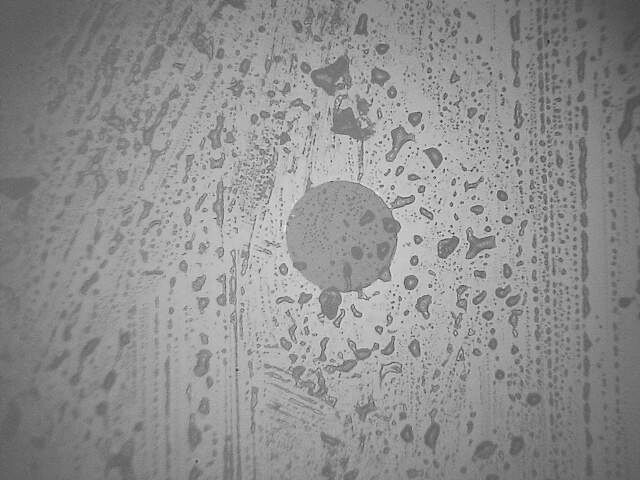
#> input picture 1.jpg, 640 x 480 px
$ python HoughCirclesDetect.py   (older library calls are emulated)
#> lines starting #> are read from the running program, lines starting #| are printed output that depends on the picture; after the words box and inside, x2 and y2 are one past the last pixel; in counts of white or black regions, pixels touching at a corner belong together; long printed decimals are rounded
#!/usr/bin/env python
# -*- coding: utf-8 -*-
# @Time    : 2018/5/10 15:15
# @Author  : zhuohf1
# @File    : HoughCirclesDetect.py

# pip install --upgrade setuptools
# pip install numpy Matplotlib
# pip install opencv-python
#pip install Pillow

#导入cv模块
import cv2
import numpy as np
import matplotlib.pyplot as plt

'''
先补充下霍夫圆变换的几个参数知识：

dp，用来检测圆心的累加器图像的分辨率于输入图像之比的倒数，且此参数允许创建一个比输入图像分辨率低的累加器。
上述文字不好理解的话，来看例子吧。例如，如果dp= 1时，累加器和输入图像具有相同的分辨率。如果dp=2，累加器便有输入图像一半那么大的宽度和高度。

minDist，为霍夫变换检测到的圆的圆心之间的最小距离，即让我们的算法能明显区分的两个不同圆之间的最小距离。
这个参数如果太小的话，多个相邻的圆可能被错误地检测成了一个重合的圆。反之，这个参数设置太大的话，某些圆就不能被检测出来了。

param1，有默认值100。它是method设置的检测方法的对应的参数。对当前唯一的方法霍夫梯度法，它表示传递给canny边缘检测算子的高阈值，而低阈值为高阈值的一半。

param2，也有默认值100。它是method设置的检测方法的对应的参数。对当前唯一的方法霍夫梯度法，它表示在检测阶段圆心的累加器阈值。它越小的话，就可以检测到更多根本不存在的圆，而它越大的话，能通过检测的圆就更加接近完美的圆形了。

minRadius，默认值0，表示圆半径的最小值。

maxRadius，也有默认值0，表示圆半径的最大值。
'''

def main():
    src_img = cv2.imread("1.jpg")
#> src_img is the input picture: shape (480, 640, 3); min 33, max 245, mean 143.3
    dst_img = src_img.copy()
    # x0, y0(240, 165)  x1, y1(392:280) ==> [y0:y1, x0:x1]
    #copyImg = src_img[150:290, 240:400]
    # 灰度图像
    gray = cv2.cvtColor(src_img, cv2.COLOR_BGR2GRAY)
    # 截取图片 rect=x240,y165,w152,h115
    size = gray.shape
#> size = (480, 640)

    # 二值化
    threshold = cv2.adaptiveThreshold(gray, 255, cv2.ADAPTIVE_THRESH_MEAN_C, cv2.THRESH_BINARY, 221, 2)
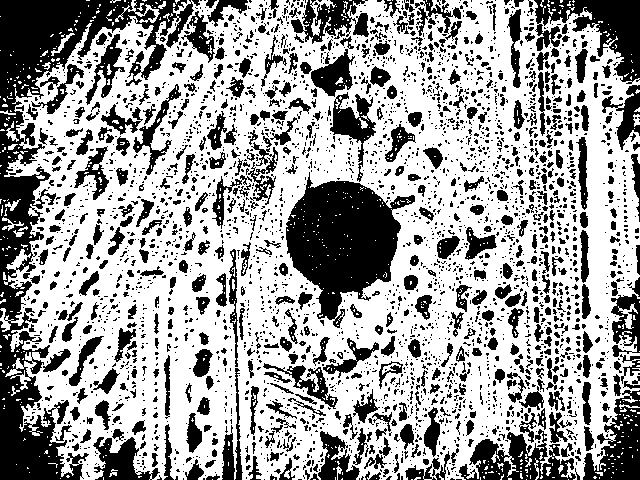
#> threshold: shape (480, 640); 63.2% white; 3288 black regions (2677 under 20 px)
    image, contours, hierarchy = cv2.findContours(threshold, cv2.RETR_TREE, cv2.CHAIN_APPROX_SIMPLE)
#> contours = 4532 contours, 3683 with area under 20; largest, box (x1, y1, x2, y2) and area: (0, 0, 640, 480) 261593, (285, 171, 416, 321) 11074, (329, 91, 377, 183) 1640, (310, 48, 356, 98) 1168, (84, 33, 126, 106) 1009
    contours2 = [x for x in contours if cv2.contourArea(x) < 100000 and cv2.contourArea(x) > 5000]
#> contours2 = 1 contour; box (x1, y1, x2, y2) and area: (285, 171, 416, 321) 11074

    copyImg = None
    for contour in contours2:
        x, y, w, h = cv2.boundingRect(contour)
        print("rect={},{},{},{}".format(x, y, w, h))
        copyImg = gray[y-5:y+h+5, x-5:x+w+5]
#> this loop made 1 pass
#> (x, y, w, h) on pass 1: (285, 171, 131, 150)
#| rect=285,171,131,150
#> pass 1, in main, `copyImg = gray[y-5:y+h+5, x-5:x+w+5]`:
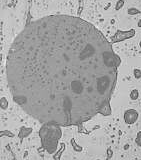
#> copyImg: shape (160, 141); min 61, max 241, mean 165.7


    #binary = copyImg#cv2.bilateralFilter(copyImg, 9, 75, 75)
    #binary = cv2.adaptiveThreshold(gray, 255, cv2.ADAPTIVE_THRESH_MEAN_C, cv2.THRESH_BINARY, 123, 2)
    #binary = cv2.medianBlur(copyImg, 1.5)
    binary = cv2.GaussianBlur(copyImg,(11,11),0)
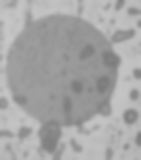
#> binary: shape (160, 141); min 123, max 199, mean 165.7

    # hough transform 主要调 1.5, 100, 130, 38, 20, 300
    circles = cv2.HoughCircles(binary, cv2.HOUGH_GRADIENT,
                       dp=1.5,       #1.5
                       minDist= 100, #100
                       param1=30,   #130
                       param2=50,    #38
                       minRadius=0,  #0
                       maxRadius=0)  #0
#> circles = [[69.75, 69.75, 63.9]]

    print("circles={}, size={}".format(circles, min(size[0]/2, size[1]/2)))
#| circles=[[[69.75     69.75     63.900]]], size=240.0
    if circles is not None and len(circles) != 0:
        circles = np.uint16(np.around(circles))
#> circles = [[70, 70, 64]]
        # 画圆
        for i in circles[0, :]:
            # draw the outer circle
            cv2.circle(copyImg, (i[0], i[1]), i[2], (0, 255, 0), 2)
            # draw the center of the circle
            cv2.circle(copyImg, (i[0], i[1]), 2, (0, 0, 255), 3)
#> this loop made 1 pass
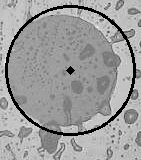
#> copyImg: shape (160, 141); 5.39% of pixels changed, all inside (x1, y1, x2, y2) = (5, 5, 136, 136)


    cv2.imshow("calc_img", copyImg)
    cv2.imshow("Dst Img", binary)  # 显示处理后的函数
    cv2.waitKey(0)
    cv2.destroyAllWindows()

if __name__ == '__main__':
    main()

$ run again, with 1111.jpg copied over 1.jpg
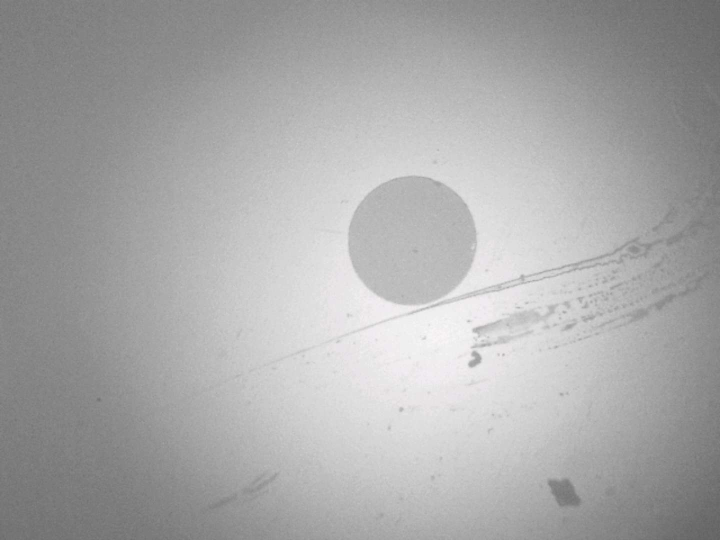
#> input picture 1111.jpg, 1440 x 1080 px (shown at 1/2 size)
#> in main, src_img is the input picture: shape (1080, 1440, 3); mean B, G, R 169, 169, 169.1
#> in main, `threshold = cv2.adaptiveThreshold(gray, 255, cv2.ADAPTIVE_THRESH_MEAN_..`:
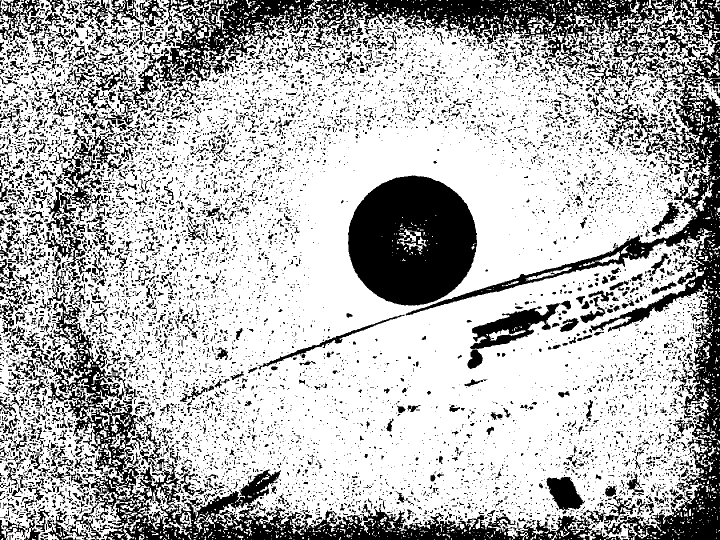
#> threshold: shape (1080, 1440) (shown at 1/2 size); 70.9% white; 9413 black regions (7486 under 20 px)
#> contours = 13458 contours, 9965 with area under 20; largest, box (x1, y1, x2, y2) and area: (0, 0, 1440, 1080) 1307538, (695, 350, 955, 612) 52802, (939, 599, 1143, 699) 7548, (98, 271, 203, 431) 4561, (1092, 953, 1171, 1022) 3339
#> contours2 = 2 contours; box (x1, y1, x2, y2) and area: (695, 350, 955, 612) 52802, (939, 599, 1143, 699) 7548
#> the loop in main, `for contour in contours2:` made 2 passes
#> (x, y, w, h) on passes 1 to 2: (939, 599, 204, 100), (695, 350, 260, 262)
#> (printed output is left out)
#> in main, `circles = cv2.HoughCircles(binary, cv2.HOUGH_GRADIENT, dp=1.5,`: circles = [[137.2, 137.2, 131]]
#| circles=[[[137.25    137.25    130.950]]], size=540.0
#> in main, `circles = np.uint16(np.around(circles))`: circles = [[137, 137, 131]]
#> the loop in main, `for i in circles[0, :]:` made 1 pass
#> after the loop in main, `for i in circles[0, :]:`:
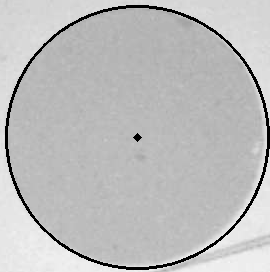
#> copyImg: shape (272, 270); min 0, max 246, mean 188.9

$ run again, with 2.jpg copied over 1.jpg
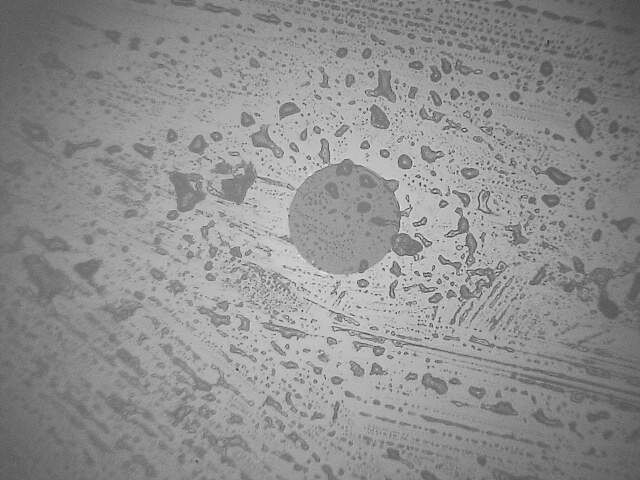
#> input picture 2.jpg, 640 x 480 px
#> in main, src_img is the input picture: shape (480, 640, 3); min 40, max 239, mean 142.8
#> in main, `threshold = cv2.adaptiveThreshold(gray, 255, cv2.ADAPTIVE_THRESH_MEAN_..`:
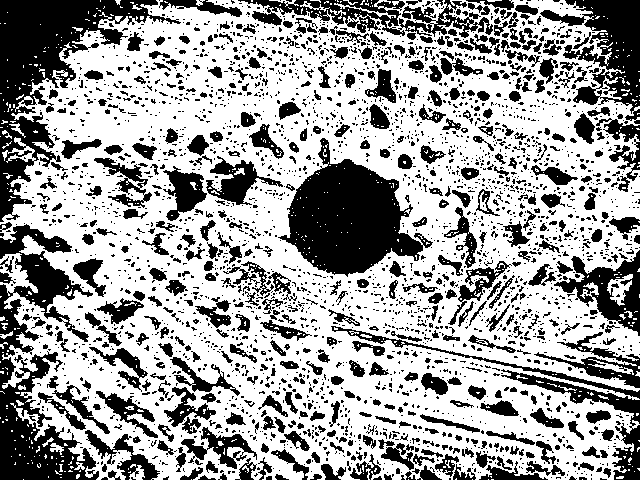
#> threshold: shape (480, 640); 63% white; 3118 black regions (2602 under 20 px)
#> contours = 4355 contours, 3618 with area under 20; largest, box (x1, y1, x2, y2) and area: (0, 0, 640, 480) 256428, (277, 137, 424, 278) 11068, (205, 155, 284, 206) 1642, (162, 165, 208, 222) 1346, (95, 390, 159, 439) 973
#> contours2 = 1 contour; box (x1, y1, x2, y2) and area: (277, 137, 424, 278) 11068
#> the loop in main, `for contour in contours2:` made 1 pass
#> (x, y, w, h) on pass 1: (277, 137, 147, 141)
#> (printed output is left out)
#> in main, `circles = cv2.HoughCircles(binary, cv2.HOUGH_GRADIENT, dp=1.5,`: circles = [[69.75, 89.25, 53.85]]
#| circles=[[[69.75     89.25     53.850]]], size=240.0
#> in main, `circles = np.uint16(np.around(circles))`: circles = [[70, 89, 54]]
#> the loop in main, `for i in circles[0, :]:` made 1 pass
#> after the loop in main, `for i in circles[0, :]:`:
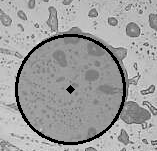
#> copyImg: shape (151, 157); min 0, max 234, mean 158.1
